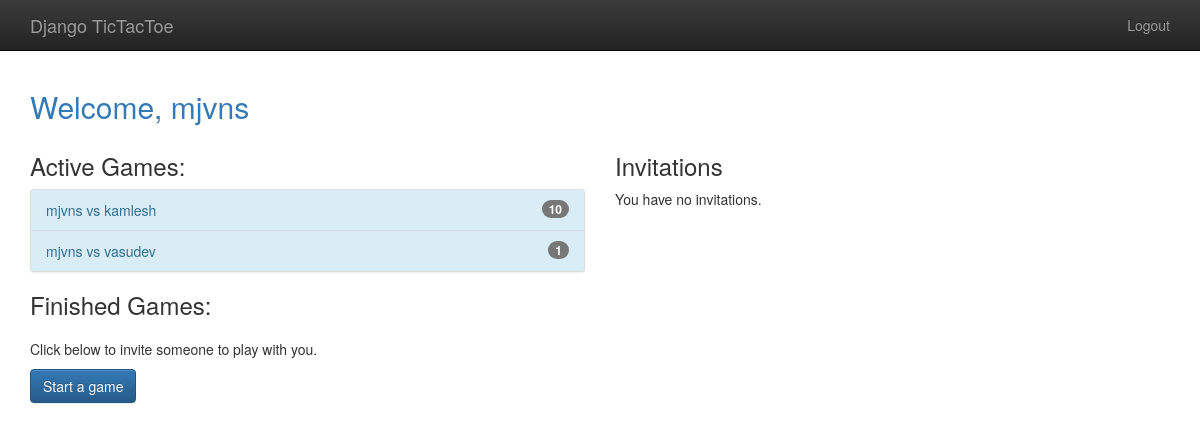
Before: /player/home/ (signed in) with the older database file.
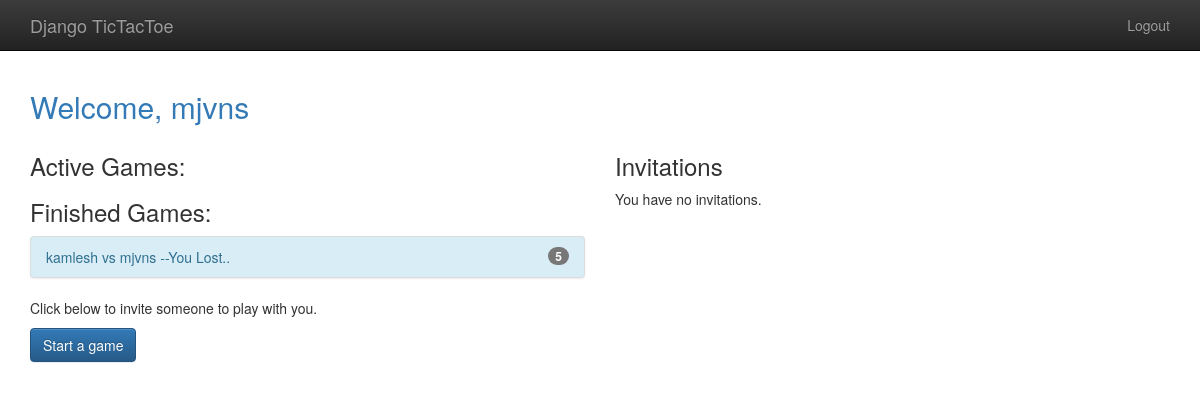
After: the same page with the newer database file.
### gameplay/models.py (models this page shows, shortened)
class Game(models.Model):
    first_player = models.ForeignKey(User, related_name="games_first_player",on_delete=models.CASCADE)
    second_player = models.ForeignKey(User, related_name="games_second_player",on_delete=models.CASCADE)
    start_time = models.DateTimeField(auto_now_add=True)
    end_time = models.DateTimeField(auto_now_add=True)
    status = models.CharField(max_length=1,default='F',choices=GAME_STATUS_CHOICES)
    objects = GamesQuerySet.as_manager()
    def get_absolute_url(self):
        return reverse('gameplay_detail', args=[self.id])
    def __str__(self):
         return "{0} vs {1}".format(self.first_player, self.second_player)

### player/views.py (the view)
# urls.py: path('home/', home, name="player_home"),
@login_required
def home(request):
    my_games = Game.objects.games_for_user(request.user)
    active_games = my_games.active()
    finished_games = my_games.difference(active_games)
    invitations = request.user.invitations_received.all()
    return render(request, "player/home.html",
                  {'active_games': active_games,
                   'finished_games': finished_games,
                   'invitations': invitations},
                  )

### gameplay/models.py (called while the page is built)
    def games_for_user(self, user):
        return self.filter(
            Q(first_player = user) | Q(second_player = user)
        )

    def active(self):
        return self.filter(
            Q(status = 'F') | Q(status = 'S')
        )

### templates/player/home.html (shortened to what this page needs)
{% extends "base.html" %}
{% load staticfiles %}
{% block content %}
    <h2 class="text-primary">Welcome, {{ user.username }}</h2>
    <div class="row">
        <div class="col-md-6">
            <h3>Active Games:</h3>
                {% include "player/game_list_snippet.html" with games_list=active_games %}
            <h3>Finished Games:</h3>
                {% include "player/game_list_snippet.html" with games_list=finished_games %}
            <p>Click below to invite someone to play with you.</p>
                <p>
                    <a class="btn btn-primary"
                        href="{% url 'player_new_invitation' %}">Start a game
                    </a>
                </p>
        </div>
        <div class="col-md-6">
            <h3>Invitations</h3>
            {% if invitations %}
                <div class="list-group">
                    {% for inv in invitations %}
                        <a class="list-group-item" href="{% url 'player_accept_invitation' id=inv.id %}">
                            {{ inv.from_User.username }} has invited you to a game. Click Here
                        </a>
                    {% endfor %}
                </div>
            {% else %}
                <p>You have no invitations.</p>
            {% endif %}
        </div>
    </div>
{% endblock %}

### templates/base.html (shortened to what this page needs)
{% load staticfiles %}
<!doctype html>
<html class="no-js" lang="">
    <head>
        {% block styling %}
            <link rel="stylesheet" href="{% static 'player/css/bootstrap.min.css' %}">
            <link rel="stylesheet" href="{% static 'player/css/bootstrap.min.css' %}">
             <link rel="stylesheet" href="{% static 'player/css/bootstrap-theme.min.css' %}">
            <link rel="stylesheet" href="{% static 'player/css/main.css' %}">
        {% endblock %}
    </head>
 <body>
    <nav class="navbar navbar-inverse navbar-fixed-top" role="navigation">
      <div class="container">
        <div class="navbar-header">
          <a class="navbar-brand" href="/">Django TicTacToe</a>
        </div>
          <ul class="nav navbar-nav navbar-right">
              {% if user.is_authenticated %}
                    <li><a href="{% url 'player_logout' %}">Logout</a></li>
              {% else %}
                    <li><a href="{% url 'player_login' %}">Login</a></li>
              {% endif %}
          </ul>
      </div>
    </nav>
    <div class="container">
        {% block content %}
        {% endblock %}
    </div>
 </body>
</html>

### templates/player/game_list_snippet.html
{% if games_list %}
    <div class="list-group bg-info">
        {% for game in games_list %}
            <a class="list-group-item list-group-item-info"
               href="{{ game.get_absolute_url }}">
                {{ game }}
                {% if game.status not in 'FS' %}
                    {% if game.status == "D" %}
                        --Draw
                    {% elif game.status == "W" and user == game.first_player %}
                        --You Won!
                     {% elif game.status == "L" and user == game.second_player %}
                        --You Won!
                     {% else %}
                        --You Lost..
                     {% endif %}
                {% endif %}
                <span class="badge">{{ game.move_set.count }}</span>
            </a>
        {% endfor %}
    </div>
{% endif %}

### templates/base.html (style rules this page uses)
body { padding-top: 70px; padding-bottom: 20px; }

Changed rows visible on the page:
removed Game: first_player+second_player "mjvns vs kamlesh", move_set.count "10"
removed Game: first_player+second_player "mjvns vs vasudev", move_set.count "1"
added Game: first_player+second_player "kamlesh vs mjvns", status "--You Lost..", move_set.count "5"
